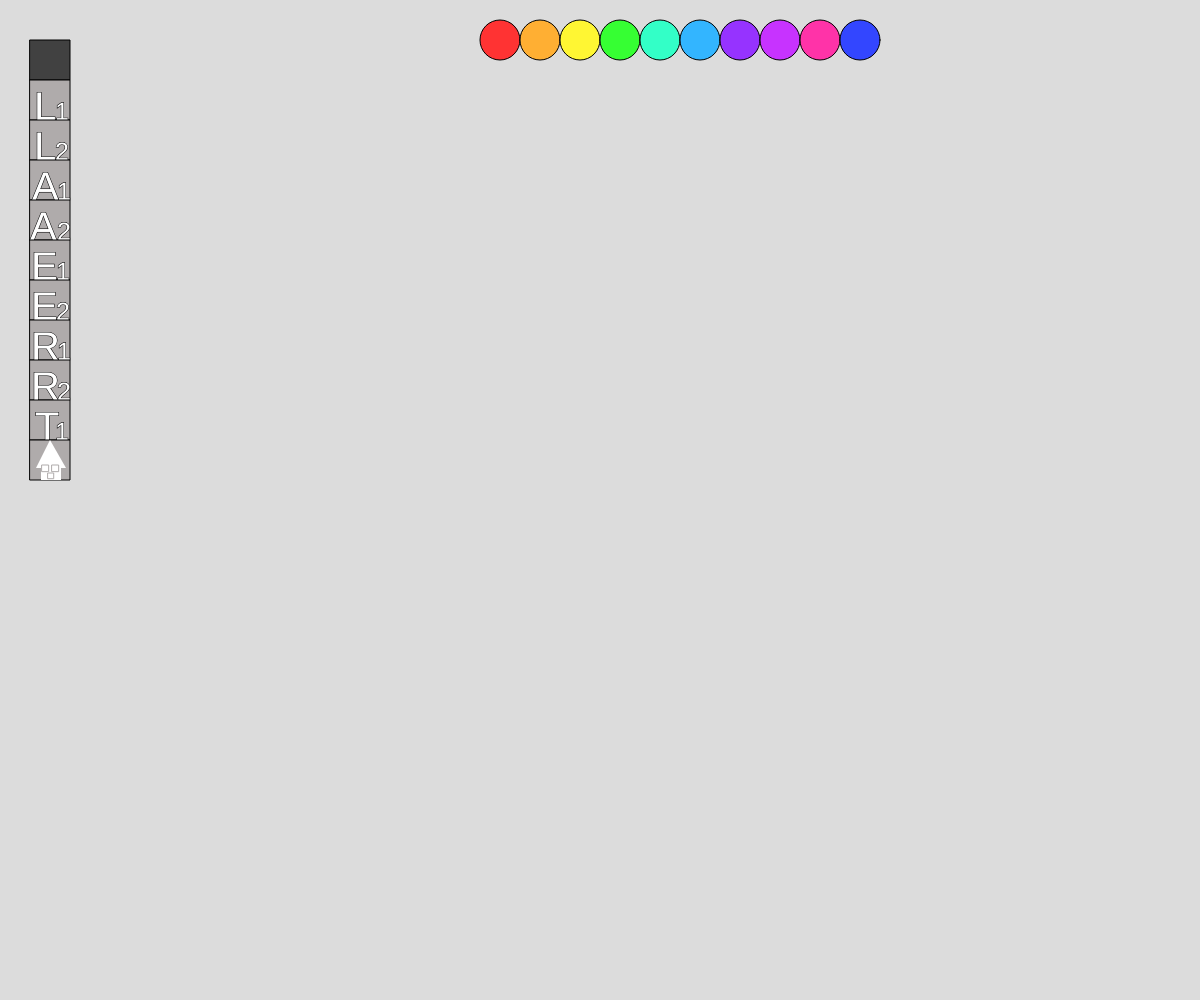
Frame 1 (no input)
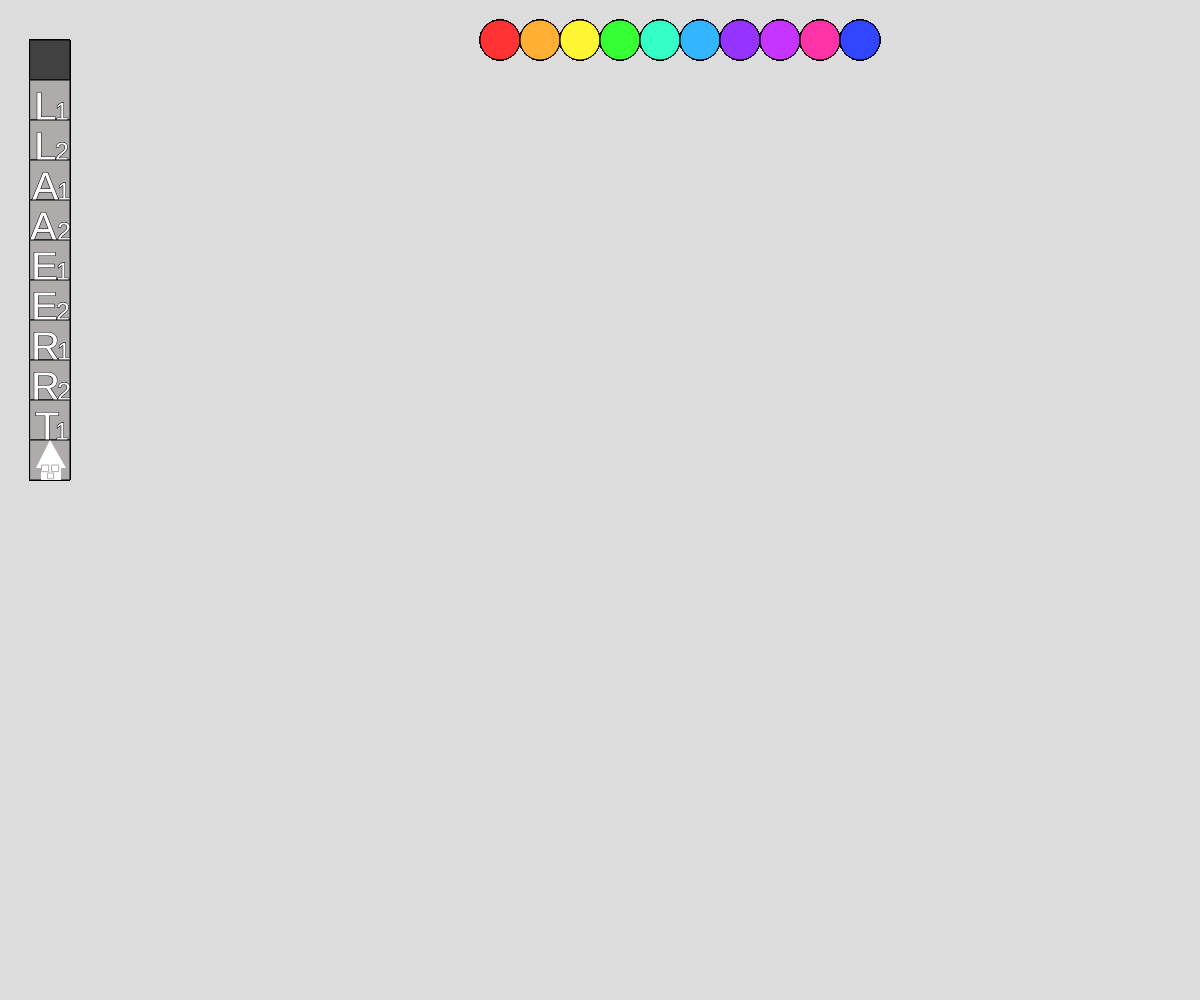
Frame 60 (no input)
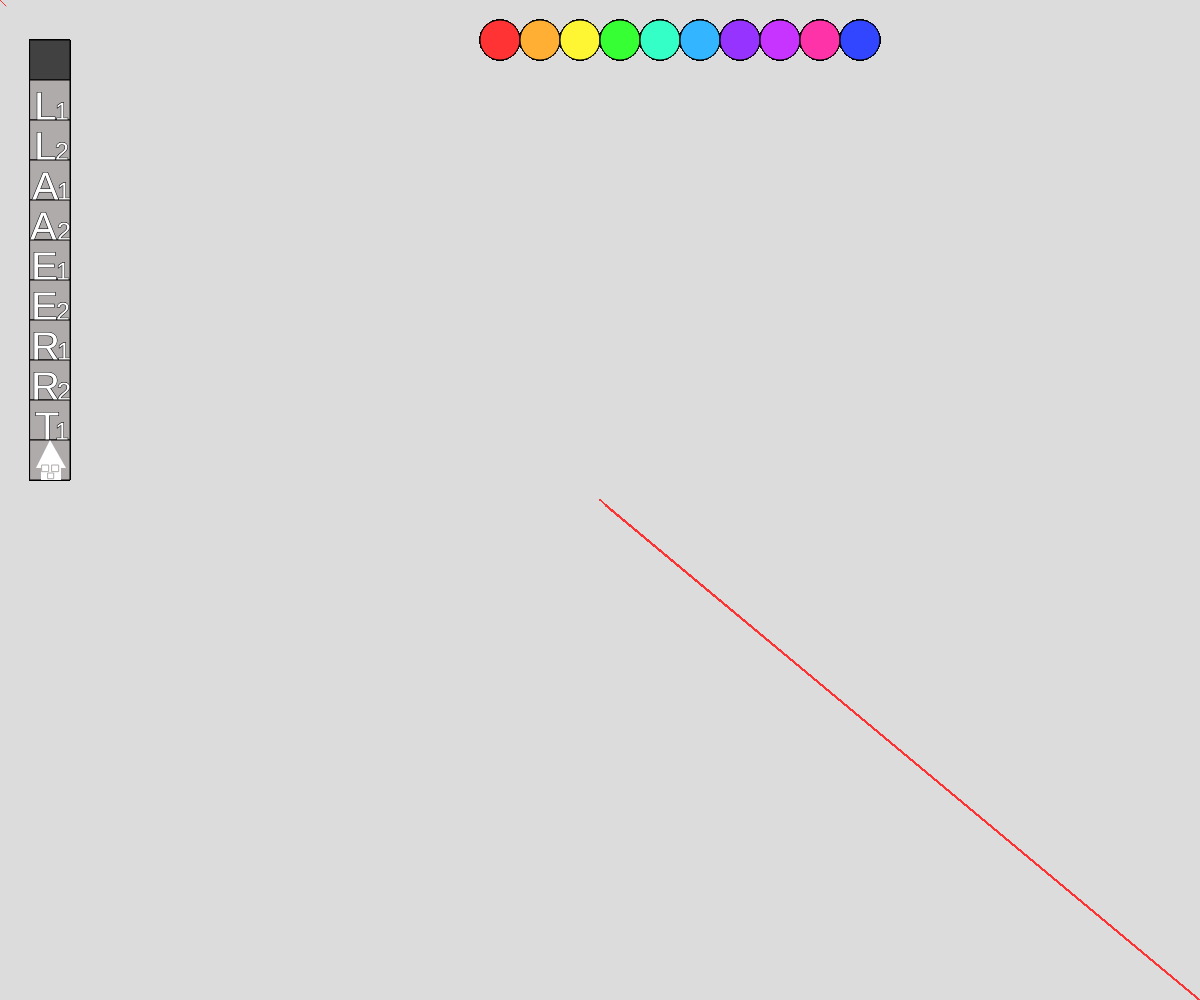
Frame 120 (the mouse pressed at the canvas centre since frame 60)

The p5.js sketch that drew these frames (run headless with seeded random() and noise() and a simulated clock; from frame 60 on, the mouse is pressed at the canvas centre):

// p5.js sketch
// ── sketch.js
//variables para botones de herramientas
var posXbot1 = 30;
var posYbot1 = 40;
var tambot1 = 40;
var posXbot2 = 30;
var posYbot2 = 80;
var tambot2 = 40;
var posXbot3 = 30;
var posYbot3 = 120;
var tambot3 = 40;
var posXbot4 = 30;
var posYbot4 = 160;
var tambot4 = 40;
var posXbot5 = 30;
var posYbot5 = 200;
var tambot5 = 40;
var posXbot6 = 30;
var posYbot6 = 240;
var tambot6 = 40;
var posXbot7 = 30;
var posYbot7 = 280;
var tambot7 = 40;
var posXbot8 = 30;
var posYbot8 = 320;
var tambot8 = 40;
var posXbot9 = 30;
var posYbot9 = 360;
var tambot9 = 40;
var posXbot10 = 30;
var posYbot10 = 400;
var tambot10 = 40;
var posXbot11 = 30;
var posYbot11 = 440;
var tambot11 = 40;

//variables para botones de colores
var posXbot12 = 500;
var posYbot12 = 40;
var tambot12 = 40;
var posXbot13 = 540;
var posYbot13 = 40;
var tambot13 = 40;
var posXbot14 = 580;
var posYbot14 = 40;
var tambot14 = 40;
var posXbot15 = 620;
var posYbot15 = 40;
var tambot15 = 40;
var posXbot16 = 660;
var posYbot16 = 40;
var tambot16 = 40;
var posXbot17 = 700;
var posYbot17 = 40;
var tambot17 = 40;
var posXbot18 = 740;
var posYbot18 = 40;
var tambot18 = 40;
var posXbot19 = 780;
var posYbot19 = 40;
var tambot19 = 40;
var posXbot20 = 820;
var posYbot20 = 40;
var tambot20 = 40;
var posXbot21 = 860;
var posYbot21 = 40;
var tambot21 = 40;

//variables herramientas y colores
var herramienta = 1;
var colores = 1;

function setup() {
  createCanvas(windowWidth, windowHeight);
  background(220);
  //textFont("Arial")
}

function draw() {
  //botones herramientas
  stroke(0, 0, 0);
  fill(65);
  rect(posXbot1, posYbot1, tambot1, tambot1);
  //fill(65)
  //ellipse(posXbot1 + 20, posYbot1 + 20, tambot1 / 2, tambot1 / 2)
  fill(175, 171, 171);
  rect(posXbot2, posYbot2, tambot2, tambot2);
  fill(265);
  textSize(40);
  text("L", posXbot3+4, posYbot3);
    textSize(25);
  text("1", posXbot3+25, posYbot3);
  fill(175, 171, 171);
  rect(posXbot3, posYbot3, tambot3, tambot3);
  fill(265);
  textSize(40);
  text("L", posXbot4+4, posYbot4);
    textSize(25);
  text("2", posXbot4+25, posYbot4);
  fill(175, 171, 171);
  rect(posXbot4, posYbot4, tambot4, tambot4);
  fill(265);
  textSize(40);
  text("A", posXbot5+2, posYbot5);
    textSize(25);
  text("1", posXbot5+27, posYbot5);
  fill(175, 171, 171);
  rect(posXbot5, posYbot5, tambot5, tambot5);
   fill(265);
  textSize(40);
  text("A", posXbot6, posYbot6);
    textSize(25);
  text("2", posXbot6+27, posYbot6);
  fill(175, 171, 171);
  rect(posXbot6, posYbot6, tambot6, tambot6);
   fill(265);
  textSize(40);
  text("E", posXbot7+1, posYbot7);
    textSize(25);
  text("1", posXbot7+26, posYbot7);
  fill(175, 171, 171);
  rect(posXbot7, posYbot7, tambot7, tambot7);
     fill(265);
  textSize(40);
  text("E", posXbot8+1, posYbot8);
    textSize(25);
  text("2", posXbot8+26, posYbot8);
  fill(175, 171, 171);
  rect(posXbot8, posYbot8, tambot8, tambot8);
      fill(265);
  textSize(40);
  text("R", posXbot9+1, posYbot9);
    textSize(25);
  text("1", posXbot9+27, posYbot9);
  fill(175, 171, 171);
  rect(posXbot9, posYbot9, tambot9, tambot9);
      fill(265);
  textSize(40);
  text("R", posXbot10+1, posYbot10);
    textSize(25);
  text("2", posXbot10+27, posYbot10);
  fill(175, 171, 171);
  rect(posXbot10, posYbot10, tambot10, tambot10);
        fill(265);
  textSize(40);
  text("T", posXbot11+5, posYbot11);
    textSize(25);
  text("1", posXbot11+25, posYbot11);
  fill(175, 171, 171);
  rect(posXbot11, posYbot11, tambot11, tambot11);
  fill(265)
  noStroke()
 rect(posXbot11+11, posYbot11+20, tambot11/2, tambot11/2);
triangle(posXbot11+6, posYbot11+28, posXbot11+36, posYbot11+28, 
         posXbot11+20, posYbot11-0,1);
  stroke(175,171,171)
   rect(posXbot11+12, posYbot11+25, tambot11/6, tambot11/6);
  rect(posXbot11+22, posYbot11+25, tambot11/6, tambot11/6);
  rect(posXbot11+18, posYbot11+33, tambot11/7, tambot11/7);
  
  
  
  //botones colores
  stroke(0, 0, 0);
  fill(255, 51, 51);
  ellipse(posXbot12, posYbot12, tambot12, tambot12);
  fill(255, 175, 51);
  ellipse(posXbot13, posYbot13, tambot13, tambot13);
  //line(posXbot2, posYbot2, posXbot2+tambot2, posYbot2+tambot2);
  fill(255, 246, 51);
  ellipse(posXbot14, posYbot14, tambot14, tambot14);
  fill(54, 255, 51);
  ellipse(posXbot15, posYbot15, tambot15, tambot15);
  fill(51, 255, 199);
  ellipse(posXbot16, posYbot16, tambot16, tambot16);
  fill(51, 181, 255);
  ellipse(posXbot17, posYbot17, tambot17, tambot17);
  fill(150, 51, 255)
  ellipse(posXbot18, posYbot18, tambot18, tambot18);
  fill(199, 51, 255);
  ellipse(posXbot19, posYbot19, tambot19, tambot19);
  fill(255, 51, 168);
  ellipse(posXbot20, posYbot20, tambot20, tambot20);
  fill(51, 70, 255);
  ellipse(posXbot21, posYbot21, tambot21, tambot21);

  if (mouseIsPressed == true) {
    
    //colores

      if (colores == 1) {
        stroke(255, 51, 51);
      }
      if (colores == 2) {
        stroke(255, 175, 51);
      }
      if (colores == 3) {
        stroke(255, 246, 51);
      }
      if (colores == 4) {
        stroke(54, 255, 51);
      }
      if (colores == 5) {
        stroke(51, 255, 199);
      }
      if (colores == 6) {
        stroke(51, 181, 255);
      }
      if (colores == 7) {
        stroke(150, 51, 255);
      }
      if (colores == 8) {
        stroke(199, 51, 255);
      }
      if (colores == 9) {
        stroke(255, 51, 168);
      }
      if (colores == 10) {
        stroke(51, 70, 255);
      }

    //herramientas
    if (herramienta == 1) {
      noFill ();
        //strokeWeight(10.0);
        //strokeJoin(MITER);
        beginShape();
        vertex(pmouseX, pmouseY);
        vertex(pmouseX * 5, pmouseY * 5);
        vertex(pmouseX+6, pmouseY+6);
        endShape()
    }

      if (herramienta == 2) {
        noFill ();
        //stroke(255, 102, 0);
        line(pmouseX, pmouseY, pmouseX, pmouseY);
        line(pmouseX + 10, pmouseY + 10, pmouseX +25,  pmouseY + 80);
        //stroke(0, 0, 0);
        bezier(pmouseX + 10, pmouseY + 10, pmouseX +25, pmouseY+25, pmouseX + 10,
               pmouseX + 10, pmouseY + 10, 80);
  
      }
      if (herramienta == 3) {
        noFill ();
        arc(mouseX * 2, mouseY * 2, 500, 500, 0, PI + QUARTER_PI, OPEN);
        
      }
      if (herramienta == 4) {
        noFill ();
           arc(mouseX * 2, mouseY * 2, 500, 500, 0, HALF_PI, PI);
        arc(mouseX * 2, mouseY * 2, 300, 300, 0, HALF_PI, PI);
       
      }
      if (herramienta == 5) {
        noFill ();
        ellipse(mouseX, mouseY, mouseX + 40, mouseY + 40);
        ellipse(mouseX - 5, mouseY - 5, mouseX / 2, mouseY / 2);
    
      }
      if (herramienta == 6) {
        noFill ();
            line(pmouseX, pmouseY, mouseX, mouseY);
        ellipse(mouseX, mouseY, 100, 100);
       
      }
      if (herramienta == 7) {
        noFill();
         rect(pmouseX, pmouseY, 60, 100);
        rect(pmouseX*2, pmouseY*2, 60, 100);
         rect(pmouseX*3, pmouseY*3, 60, 100);
    
      }
      if (herramienta == 8) {
        noFill ();
            line(pmouseX, pmouseY, pmouseX*2, pmouseY*2 );
        rect(pmouseX*2, pmouseY*2, pmouseX*2, pmouseY*2);
     
        
      }
      if (herramienta == 9) {
        noFill ();
              triangle(mouseX, mouseY, mouseX*2, mouseY, mouseX*2, mouseY*2)
      }
      if (herramienta == 10) {
        noFill ();
        rect(pmouseX, pmouseY, pmouseX, pmouseY);
        rect(pmouseX+30, pmouseY+30, pmouseX/4, pmouseY/4);
        rect(pmouseX+30, pmouseY+90, pmouseX/4, pmouseY/4);
        rect(pmouseX+150, pmouseY+30, pmouseX/4, pmouseY/4);
        rect(pmouseX+150, pmouseY+90, pmouseX/4, pmouseY/4);
        rect(pmouseX+100, pmouseY+134, pmouseX/6, pmouseY/6);
        triangle(mouseX, mouseY, mouseX*2, mouseY, mouseX+124, mouseY/2)
        
      }
      
    }



    //herramientas
    if (mouseX > posXbot1 && mouseX < posXbot1 + tambot1 &&
      mouseY > posYbot1 && mouseY < posYbot1 + tambot1) {
      background(220);
    }
    if (mouseX > posXbot2 && mouseX < posXbot2 + tambot2 &&
      mouseY > posYbot2 && mouseY < posYbot2 + tambot2) {
      herramienta = 1;
    }
    if (mouseX > posXbot3 && mouseX < posXbot3 + tambot3 &&
      mouseY > posYbot3 && mouseY < posYbot3 + tambot3) {
      herramienta = 2;
    }
    if (mouseX > posXbot4 && mouseX < posXbot4 + tambot4 &&
      mouseY > posYbot4 && mouseY < posYbot4 + tambot4) {
      herramienta = 3;
    }
    if (mouseX > posXbot5 && mouseX < posXbot5 + tambot5 &&
      mouseY > posYbot5 && mouseY < posYbot5 + tambot5) {
      herramienta = 4;
    }
    if (mouseX > posXbot6 && mouseX < posXbot6 + tambot6 &&
      mouseY > posYbot6 && mouseY < posYbot6 + tambot6) {
      herramienta = 5;
    }
    if (mouseX > posXbot7 && mouseX < posXbot7 + tambot7 &&
      mouseY > posYbot7 && mouseY < posYbot7 + tambot7) {
      herramienta = 6;
    }
    if (mouseX > posXbot8 && mouseX < posXbot8 + tambot8 &&
      mouseY > posYbot8 && mouseY < posYbot8 + tambot8) {
      herramienta = 7;
    }
    if (mouseX > posXbot9 && mouseX < posXbot9 + tambot9 &&
      mouseY > posYbot9 && mouseY < posYbot9 + tambot9) {
      herramienta = 8;
    }
    if (mouseX > posXbot10 && mouseX < posXbot10 + tambot10 &&
      mouseY > posYbot10 && mouseY < posYbot10 + tambot10) {
      herramienta = 9;
    }
    if (mouseX > posXbot11 && mouseX < posXbot11 + tambot11 &&
      mouseY > posYbot11 && mouseY < posYbot11 + tambot11) {
      herramienta = 10;
    }

  //colores
  if (mouseX > posXbot11 && mouseX < posXbot11 + tambot11 &&
    mouseY > posYbot11 && mouseY < posYbot11 + tambot11) {
    colores = 1;
  }
  if (mouseX > posXbot12 && mouseX < posXbot12 + tambot12 &&
    mouseY > posYbot12 && mouseY < posYbot12 + tambot12) {
    colores = 2;
  }
  if (mouseX > posXbot13 && mouseX < posXbot13 + tambot13 &&
    mouseY > posYbot13 && mouseY < posYbot13 + tambot13) {
    colores = 3;
  }
  if (mouseX > posXbot14 && mouseX < posXbot14 + tambot14 &&
    mouseY > posYbot14 && mouseY < posYbot14 + tambot14) {
    colores = 4;
  }
  if (mouseX > posXbot15 && mouseX < posXbot15 + tambot15 &&
    mouseY > posYbot15 && mouseY < posYbot15 + tambot15) {
    colores = 5;
  }
  if (mouseX > posXbot16 && mouseX < posXbot16 + tambot16 &&
    mouseY > posYbot16 && mouseY < posYbot16 + tambot16) {
    colores = 6;
  }
  if (mouseX > posXbot17 && mouseX < posXbot17 + tambot17 &&
    mouseY > posYbot17 && mouseY < posYbot17 + tambot17) {
    colores = 7;
  }
  if (mouseX > posXbot18 && mouseX < posXbot18 + tambot18 &&
    mouseY > posYbot18 && mouseY < posYbot18 + tambot18) {
    colores = 8;
  }
  if (mouseX > posXbot19 && mouseX < posXbot19 + tambot19 &&
    mouseY > posYbot19 && mouseY < posYbot19 + tambot19) {
    colores = 9;
  }
  if (mouseX > posXbot20 && mouseX < posXbot20 + tambot20 &&
    mouseY > posYbot20 && mouseY < posYbot20 + tambot20) {
    colores = 10;
  }
}
